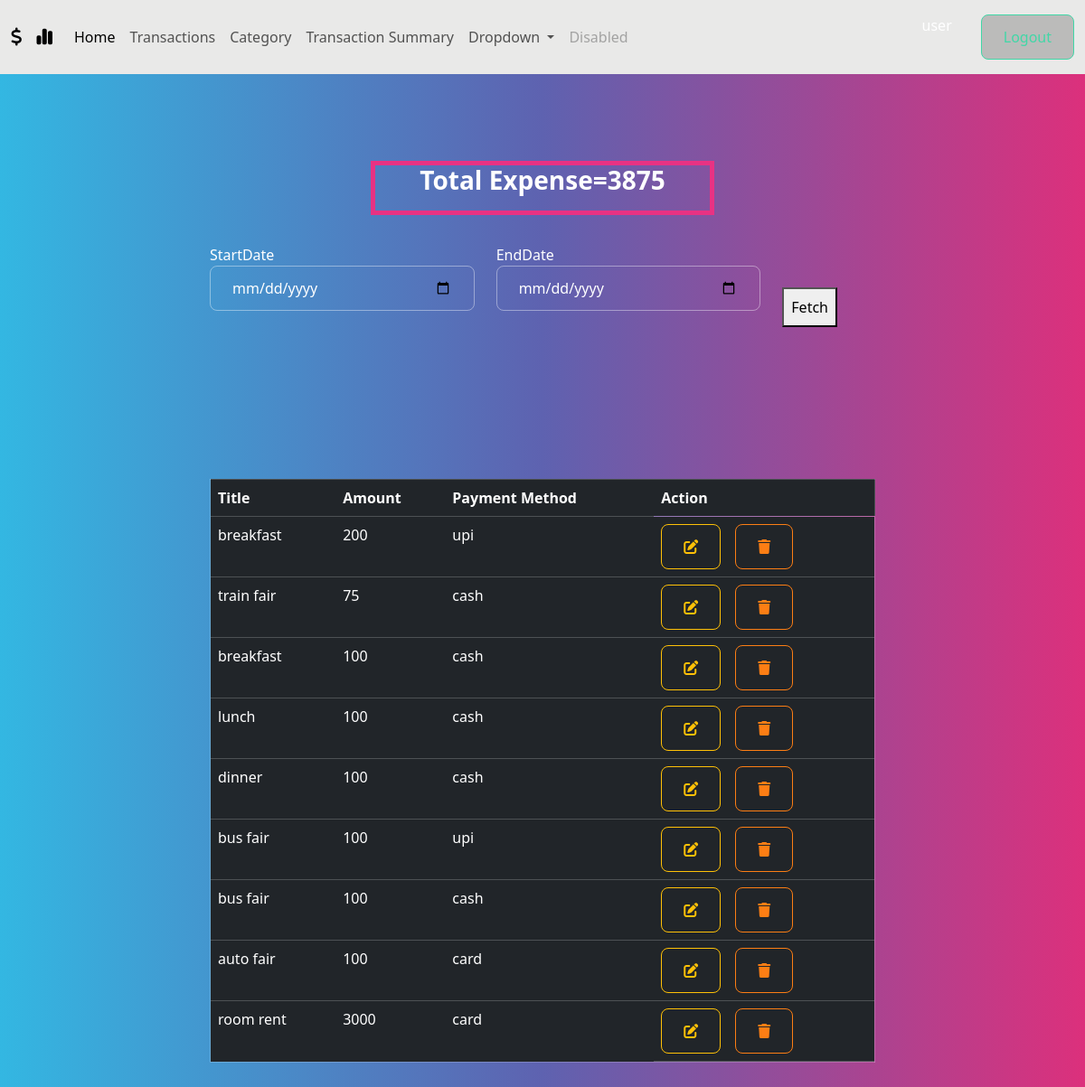
Page /transaction/summary/ (signed in) on the committed database.
### myapp/models.py (models this page shows, shortened)
class User(AbstractUser):
    phone=models.CharField(max_length=100,unique=True)

class Transactions(models.Model):
    title=models.CharField(max_length=200)
    amount=models.PositiveIntegerField()
    category_object=models.ForeignKey(Category,on_delete=models.CASCADE)
    payment_options=(
        ("cash","cash"),
        ("upi","upi"),
        ("card","card")
    )
    payment_method=models.CharField(max_length=200,choices=payment_options,default="cash")
    created_date=models.DateTimeField(auto_now_add=True)
    owner=models.ForeignKey(User,on_delete=models.CASCADE)

### myapp/views.py (the view)
# urls.py: path("transaction/summary/",views.TransactionSummaryView.as_view(),name="transaction-summary"),
@method_decorator(signin_required,name="dispatch")
class TransactionSummaryView(View):
    def get(self,request,*args, **kwargs):
        form_instance=TransactionFilterForm()
        cur_month=timezone.now().month
        cur_year=timezone.now().year
        if "start_date" in request.GET and "end_date" in request.GET:
            start_date=request.GET.get("start_date")
            end_date=request.GET.get("end_date")
            qs=Transactions.objects.filter(created_date__range=(start_date,end_date))
            total_expense=qs.values("amount").aggregate(total=Sum("amount"))
        else:
            qs=Transactions.objects.filter(created_date__month=cur_month,created_date__year=cur_year)
            total_expense=qs.values("amount").aggregate(total=Sum("amount"))
        return render(request,'transaction_summary.html',{"transactions":qs,"form":form_instance,"total_expense":total_expense})

### myapp/forms.py
class TransactionFilterForm(forms.Form):
    start_date=forms.DateField(widget=forms.DateInput(attrs={"type":"date","class":"form-control"}))
    end_date=forms.DateField(widget=forms.DateInput(attrs={"type":"date","class":"form-control"}))

### myapp/templates/transaction_summary.html (shortened to what this page needs)
{%extends 'base.html'%}
{%block main_block%}
<div class="container">
    <div class="row">
        <div class="col-2"></div>
        <div class="col-8">
            <div class="row">
                <div class="col-3"></div>
                <div class="col-6 mt-5 border border-primary text-center border-5"><h3>Total Expense={{total_expense.total}}</h3></div>
                <div class="col-3"></div>
            </div>
            <form action="">
                <div class="row mt-3">
                    <div class="col-5">
                        <label for="">StartDate</label>
                        {{form.start_date}}
                    </div>
                    <div class="col-5">
                        <label for="">EndDate</label>
                        {{form.end_date}}
                    </div>
                    <div class="col-2">  <button type="submit" class="mt-4 p-1">Fetch</button></div>
                </div>
            </form>
        </div>
        <div class="col-2"></div>
    </div>
    <div class="row mt-5">
        <div class="col-2"></div>
        <div class="col-8">
            <table class="table mt-4 border table-dark">
                <tr>
                    <th>Title</th>
                    <th>Amount</th>
                    <th>Payment Method</th>
                    <th>Action</th>
                </tr>
                {%for t in transactions%}
                <tr>
                    <td>{{t.title}}</td>
                    <td>{{t.amount}}</td>
                    <td>{{t.payment_method}}</td>
                    <td class="d-flex gap-2">
                        <a href="{%url 'transaction-edit' t.id%}" class="btn btn-outline-warning"><i class="fa-solid fa-pen-to-square"></i></a>
                        <a href="{%url 'transaction-remove' t.id%}" class="btn btn-outline-danger"><i class="fa-solid fa-trash"></i></a>
                    </td>
                </tr>
                {%endfor%}
            </table>
        </div>
    </div>
</div>
{%endblock%}

### myapp/templates/base.html (shortened to what this page needs)
<!DOCTYPE html>
{%load static%}
<html lang="en">
<head>
    <link rel="stylesheet" href="https://cdnjs.cloudflare.com/ajax/libs/font-awesome/6.6.0/css/all.min.css" />
    <link rel="stylesheet" href="{%static 'css/bootstrap.min.css'%}">
</head>
<body>
    <nav class="navbar navbar-expand-lg navbar-light bg-light">
        <div class="container-fluid">
          <a class="navbar-brand d-flex gap-2" href="#"><i class="fa-solid fa-dollar-sign"></i><i class="fa-solid fa-chart-simple"></i></a>
          <div class="collapse navbar-collapse" id="navbarSupportedContent">
            <ul class="navbar-nav me-auto mb-2 mb-lg-0">
              <li class="nav-item">
                <a class="nav-link active" aria-current="page" href="{%url 'summary'%}">Home</a>
              </li>
              <li class="nav-item">
                <a class="nav-link" href="{%url 'transaction-add'%}">Transactions</a>
              </li>
              <li class="nav-item">
                <a class="nav-link" href="{%url 'category-add'%}">Category</a>
              </li>
              <li class="nav-item">
                <a class="nav-link" href="{%url 'transaction-summary'%}">Transaction Summary</a>
              </li>
              <li class="nav-item dropdown">
                <a class="nav-link dropdown-toggle" href="#" id="navbarDropdown" role="button" data-bs-toggle="dropdown" aria-expanded="false">
                  Dropdown
                </a>
              </li>
              <li class="nav-item">
                <a class="nav-link disabled" href="#" tabindex="-1" aria-disabled="true">Disabled</a>
              </li>
            </ul>
            <form class="d-flex gap-3">
              {{request.user}}
              <a href="{%url 'sign-out'%}" class="btn btn-outline-success" type="submit">Logout</a>
            </form>
          </div>
        </div>
      </nav>
      {%block main_block%}
      {%endblock%}
</body>
</html>

### rows in the picture
User: user "user"
Transactions: title "breakfast", amount "200", payment_method "upi"
Transactions: title "train fair", amount "75", payment_method "cash"
Transactions: title "breakfast", amount "100", payment_method "cash"
Transactions: title "lunch", amount "100", payment_method "cash"
Transactions: title "dinner", amount "100", payment_method "cash"
Transactions: title "bus fair", amount "100", payment_method "upi"
Transactions: title "bus fair", amount "100", payment_method "cash"
Transactions: title "auto fair", amount "100", payment_method "card"
Transactions: title "room rent", amount "3000", payment_method "card"

### other values in the picture
{{ total_expense.total }} "3875"
